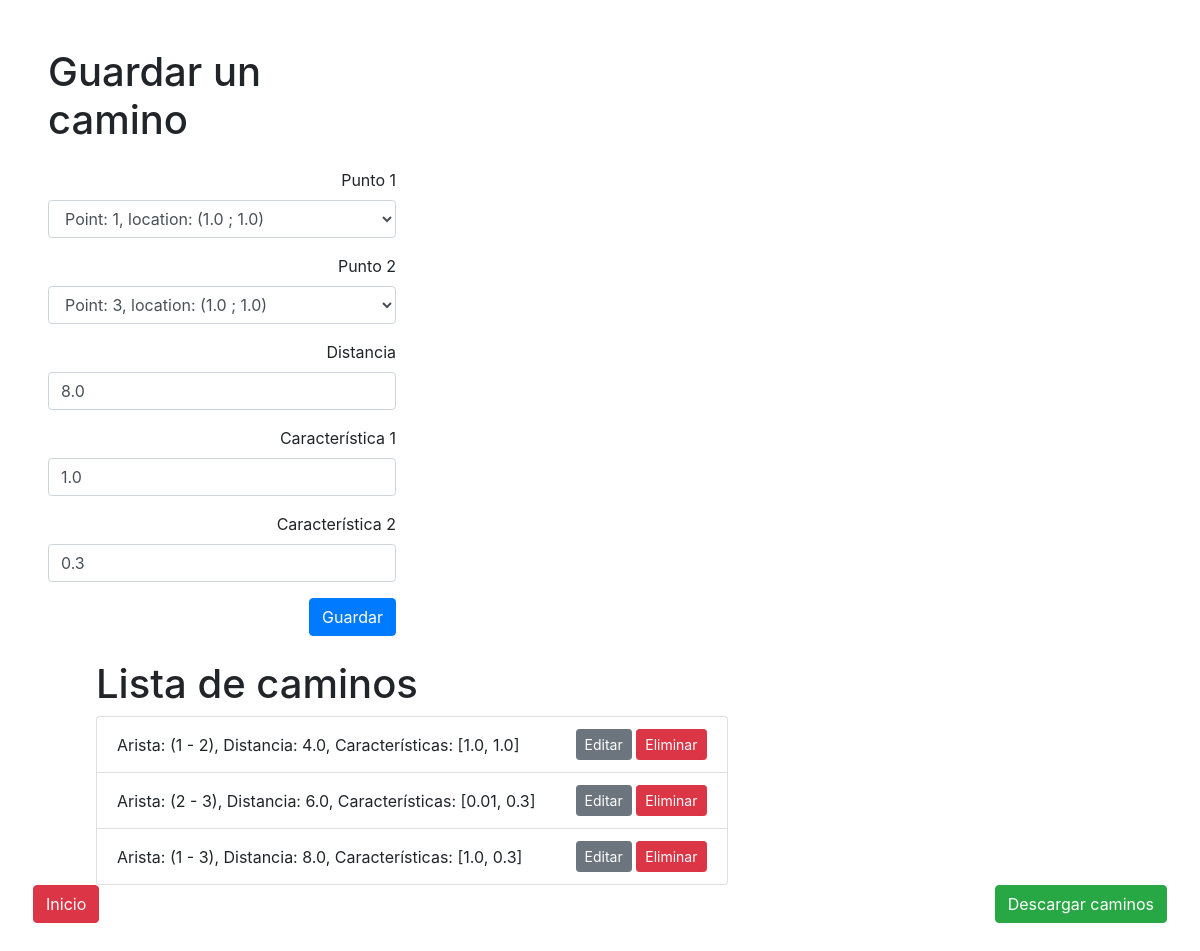
/create_edge/3/, run on the app's committed database.
### myapp/models.py (models this page shows, shortened)
class Edge(models.Model):
    point1 = models.ForeignKey(Point, related_name='edges_from', on_delete=models.CASCADE)
    point2 = models.ForeignKey(Point, related_name='edges_to', on_delete=models.CASCADE)
    distance = models.FloatField()
    characteristics = models.JSONField(default=list)
    class Meta:
        unique_together = ('point1', 'point2')

class Point(models.Model):
    x = models.FloatField()
    y = models.FloatField()
    height = models.FloatField()
    point_id = models.IntegerField(unique=True)
    characteristics = models.JSONField(default=list)
    def __str__(self):
        return f"Point: {self.point_id}, location: ({self.x} ; {self.y})"

### myapp/views.py (the view)
# urls.py: path('create_edge/', views.create_edge, name='create_edge'),
def create_edge(request, edgeId=None):
    if edgeId:
        edge = get_object_or_404(Edge, id=edgeId)
    else:
        edge = None
    if request.method == 'POST':
        form = EdgeForm(request.POST, instance=edge)
        if form.is_valid():
            form.save()
            return JsonResponse({'success': True})
        else:
            return JsonResponse({'success': False, 'errors': form.errors})
    else:
        form = EdgeForm(instance=edge)
    edges = Edge.objects.all()
    return render(request, 'create_edge.html', {'form': form, 'edges':edges, 'edge':edge})

### myapp/forms.py (shortened to what this page needs)
class EdgeForm(forms.ModelForm):
    characteristic_1 = forms.FloatField(label='Characteristic 1', validators=[validate_decimal_range])
    characteristic_2 = forms.FloatField(label='Characteristic 2', validators=[validate_decimal_range])
    class Meta:
        model = Edge
        fields = ['point1', 'point2', 'distance']
    def __init__(self, *args, **kwargs):
        super(EdgeForm, self).__init__(*args, **kwargs)
        if self.instance and self.instance.characteristics:
            characteristics = self.instance.characteristics
            self.fields['characteristic_1'].initial = characteristics[0] if len(characteristics) > 0 else None
            self.fields['characteristic_2'].initial = characteristics[1] if len(characteristics) > 1 else None

### myapp/templates/create_edge.html (shortened to what this page needs)
<!DOCTYPE html>
<html class="h-100">
    <head>
        <link href="https://stackpath.bootstrapcdn.com/bootstrap/4.5.2/css/bootstrap.min.css" rel="stylesheet">
        {% load widget_tweaks %}
    </head>
    <body class="p-5">
        <div class="row">
            <div class="col-md-4 mr-5">
                <h1 class="mb-4">Guardar un camino</h1>
                <form method="post" action="{% if edge %}{% url 'edit_edge' edge.id %}{% else %}{% url 'create_edge' %}{% endif %}" onsubmit="handleFormSubmit(event)" class="mb-4 text-right">
                    <div class="form-group">
                        <label for="id_point1">Punto 1</label>
                        {{ form.point1|add_class:"form-control" }}
                    </div>
                    <div class="form-group">
                        <label for="id_point2">Punto 2</label>
                        {{ form.point2|add_class:"form-control" }}
                    </div>
                    <div class="form-group">
                        <label for="id_distance">Distancia</label>
                        {{ form.distance|add_class:"form-control" }}
                    </div>
                    <div class="form-group">
                        <label for="id_characteristic_1">Característica 1</label>
                        {{ form.characteristic_1|add_class:"form-control" }}
                    </div>
                    <div class="form-group">
                        <label for="id_characteristic_2">Característica 2</label>
                        {{ form.characteristic_2|add_class:"form-control" }}
                    </div>
                    <button type="submit" class="btn btn-primary">Guardar</button>
                </form>
            </div>
            <div class="col-md-7 ml-5">
                <h1>Lista de caminos</h2>
                <ul class="list-group">
                    {% for edge in edges %}
                        <li class="list-group-item d-flex justify-content-between align-items-center">
                            Arista: ({{ edge.point1.point_id }} - {{ edge.point2.point_id }}),  Distancia: {{ edge.distance }},  Características: {{ edge.characteristics }}
                            <span>
                                <a href="{% url 'edit_edge' edge.id %}" class="btn btn-secondary btn-sm">Editar</a>
                                <a href="#" onclick="handleDelete(event, {{ edge.id }})" class="btn btn-danger btn-sm">Eliminar</a>
                            </span>
                        </li>
                    {% endfor %}
                </ul>
            </div>
            <div class="d-flex justify-content-between w-100">
                <button class="btn btn-danger" onclick="window.location.href='http://127.0.0.1:8000/'">Inicio</button>
                <button class="btn btn-success" onclick="saveEdges()">Descargar caminos</button>
            </div>
        </div>
    </body>
</html>

### data on the page
Edge: point1 "Point: 1, location: (1.0 ; 1.0)", point2 "Point: 3, location: (1.0 ; 1.0)", distance "8.0", point1.point_id "1", point2.point_id "3", characteristics "[1.0, 0.3]"
Edge: point1.point_id "1", point2.point_id "2", distance "4.0", characteristics "[1.0, 1.0]"
Edge: point1.point_id "2", point2.point_id "3", distance "6.0", characteristics "[0.01, 0.3]"
